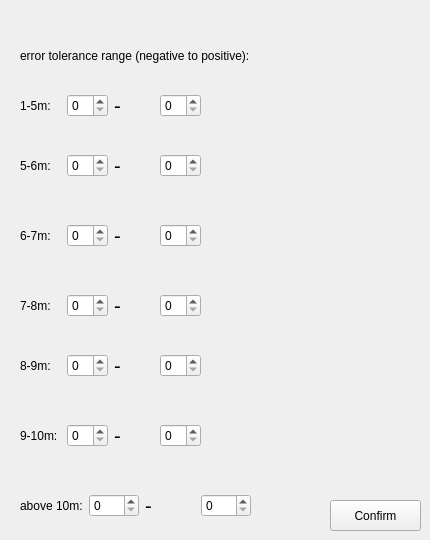
    <widget class="QWidget" name="tab_3">
     <attribute name="title">
      <string>Tab 3</string>
     </attribute>
     <widget class="QPushButton" name="pushButton_8">
      <property name="geometry">
       <rect>
        <x>330</x>
        <y>500</y>
        <width>91</width>
        <height>31</height>
       </rect>
      </property>
      <property name="text">
       <string>Confirm</string>
      </property>
     </widget>
     <widget class="QWidget" name="horizontalLayoutWidget">
      <property name="geometry">
       <rect>
        <x>20</x>
        <y>80</y>
        <width>181</width>
        <height>51</height>
       </rect>
      </property>
      <layout class="QHBoxLayout" name="horizontalLayout">
       <item>
        <widget class="QLabel" name="label_62">
         <property name="text">
          <string>1-5m:</string>
         </property>
        </widget>
       </item>
       <item>
        <widget class="QSpinBox" name="B1"/>
       </item>
       <item>
        <widget class="QLabel" name="label_73">
         <property name="font">
          <font>
           <pointsize>15</pointsize>
          </font>
         </property>
         <property name="text">
          <string>-</string>
         </property>
        </widget>
       </item>
       <item>
        <widget class="QSpinBox" name="B2"/>
       </item>
      </layout>
     </widget>
     <widget class="QLabel" name="label_4">
      <property name="geometry">
       <rect>
        <x>20</x>
        <y>40</y>
        <width>351</width>
        <height>31</height>
       </rect>
      </property>
      <property name="text">
       <string>error tolerance range (negative to positive):</string>
      </property>
     </widget>
     <widget class="QWidget" name="horizontalLayoutWidget_2">
      <property name="geometry">
       <rect>
        <x>20</x>
        <y>140</y>
        <width>181</width>
        <height>51</height>
       </rect>
      </property>
      <layout class="QHBoxLayout" name="horizontalLayout_2">
       <item>
        <widget class="QLabel" name="label_63">
         <property name="text">
          <string>5-6m:</string>
         </property>
        </widget>
       </item>
       <item>
        <widget class="QSpinBox" name="B3"/>
       </item>
       <item>
        <widget class="QLabel" name="label_74">
         <property name="font">
          <font>
           <pointsize>15</pointsize>
          </font>
         </property>
         <property name="text">
          <string>-</string>
         </property>
        </widget>
       </item>
       <item>
        <widget class="QSpinBox" name="B4"/>
       </item>
      </layout>
     </widget>
     <widget class="QWidget" name="horizontalLayoutWidget_3">
      <property name="geometry">
       <rect>
        <x>20</x>
        <y>210</y>
        <width>181</width>
        <height>51</height>
       </rect>
      </property>
      <layout class="QHBoxLayout" name="horizontalLayout_3">
       <item>
        <widget class="QLabel" name="label_64">
         <property name="text">
          <string>6-7m:</string>
         </property>
        </widget>
       </item>
       <item>
        <widget class="QSpinBox" name="B5"/>
       </item>
       <item>
        <widget class="QLabel" name="label_75">
         <property name="font">
          <font>
           <pointsize>15</pointsize>
          </font>
         </property>
         <property name="text">
          <string>-</string>
         </property>
        </widget>
       </item>
       <item>
        <widget class="QSpinBox" name="B6"/>
       </item>
      </layout>
     </widget>
     <widget class="QWidget" name="horizontalLayoutWidget_4">
      <property name="geometry">
       <rect>
        <x>20</x>
        <y>280</y>
        <width>181</width>
        <height>51</height>
       </rect>
      </property>
      <layout class="QHBoxLayout" name="horizontalLayout_4">
       <item>
        <widget class="QLabel" name="label_65">
         <property name="text">
          <string>7-8m:</string>
         </property>
        </widget>
       </item>
       <item>
        <widget class="QSpinBox" name="B7"/>
       </item>
       <item>
        <widget class="QLabel" name="label_76">
         <property name="font">
          <font>
           <pointsize>15</pointsize>
          </font>
         </property>
         <property name="text">
          <string>-</string>
         </property>
        </widget>
       </item>
       <item>
        <widget class="QSpinBox" name="B8"/>
       </item>
      </layout>
     </widget>
     <widget class="QWidget" name="horizontalLayoutWidget_5">
      <property name="geometry">
       <rect>
        <x>20</x>
        <y>340</y>
        <width>181</width>
        <height>51</height>
       </rect>
      </property>
      <layout class="QHBoxLayout" name="horizontalLayout_5">
       <item>
        <widget class="QLabel" name="label_66">
         <property name="text">
          <string>8-9m:</string>
         </property>
        </widget>
       </item>
       <item>
        <widget class="QSpinBox" name="B9"/>
       </item>
       <item>
        <widget class="QLabel" name="label_77">
         <property name="font">
          <font>
           <pointsize>15</pointsize>
          </font>
         </property>
         <property name="text">
          <string>-</string>
         </property>
        </widget>
       </item>
       <item>
        <widget class="QSpinBox" name="B10"/>
       </item>
      </layout>
     </widget>
     <widget class="QWidget" name="horizontalLayoutWidget_6">
      <property name="geometry">
       <rect>
        <x>20</x>
        <y>410</y>
        <width>181</width>
        <height>51</height>
       </rect>
      </property>
      <layout class="QHBoxLayout" name="horizontalLayout_6">
       <item>
        <widget class="QLabel" name="label_67">
         <property name="text">
          <string>9-10m:</string>
         </property>
        </widget>
       </item>
       <item>
        <widget class="QSpinBox" name="B11"/>
       </item>
       <item>
        <widget class="QLabel" name="label_78">
         <property name="font">
          <font>
           <pointsize>15</pointsize>
          </font>
         </property>
         <property name="text">
          <string>-</string>
         </property>
        </widget>
       </item>
       <item>
        <widget class="QSpinBox" name="B12"/>
       </item>
      </layout>
     </widget>
     <widget class="QWidget" name="horizontalLayoutWidget_7">
      <property name="geometry">
       <rect>
        <x>20</x>
        <y>480</y>
        <width>231</width>
        <height>51</height>
       </rect>
      </property>
      <layout class="QHBoxLayout" name="horizontalLayout_7">
       <item>
        <widget class="QLabel" name="label_68">
         <property name="text">
          <string>above 10m:</string>
         </property>
        </widget>
       </item>
       <item>
        <widget class="QSpinBox" name="B13"/>
       </item>
       <item>
        <widget class="QLabel" name="label_79">
         <property name="font">
          <font>
           <pointsize>15</pointsize>
          </font>
         </property>
         <property name="text">
          <string>-</string>
         </property>
        </widget>
       </item>
       <item>
        <widget class="QSpinBox" name="B14"/>
       </item>
      </layout>
     </widget>
    </widget>
